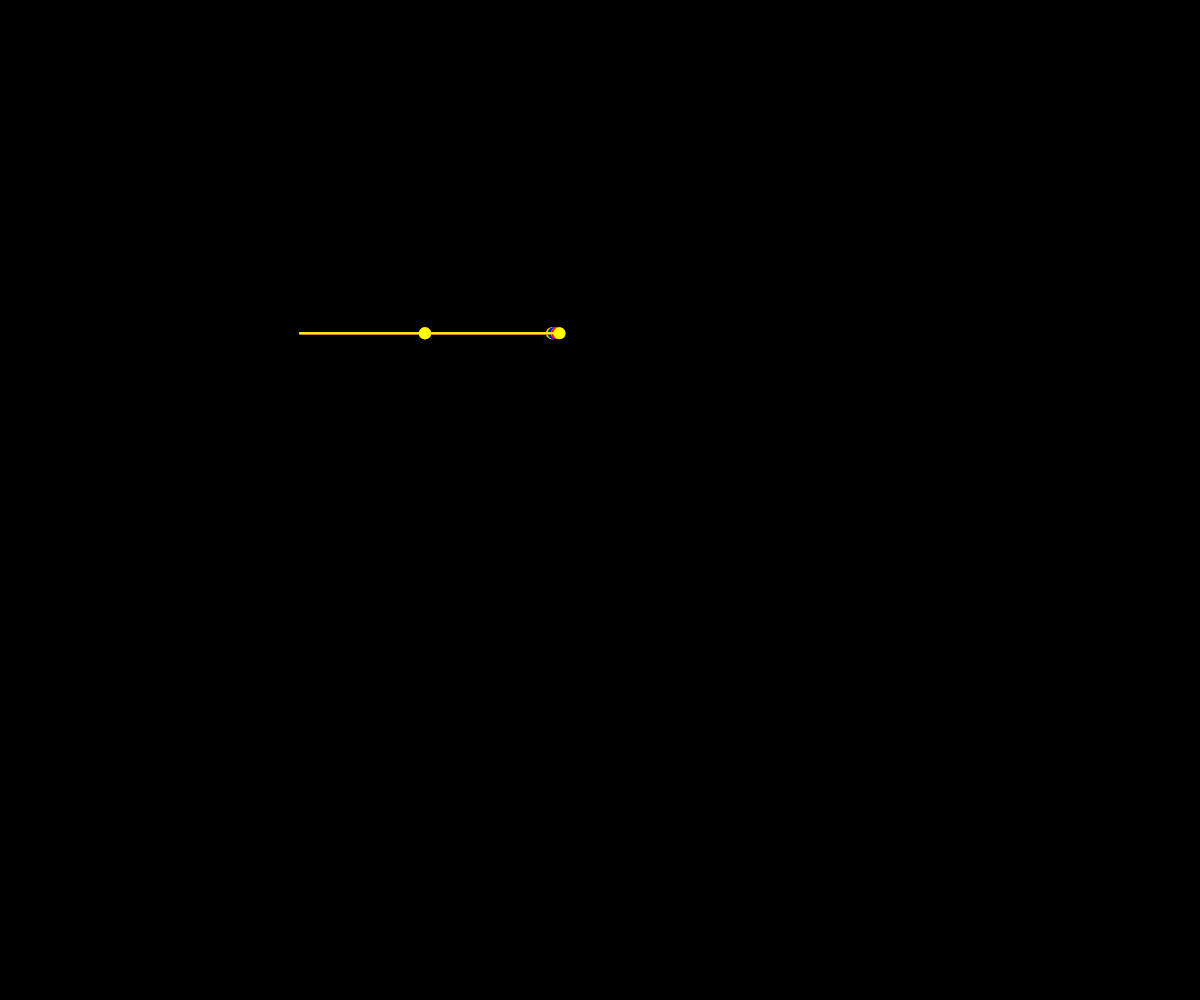
Frame 1 (no input)
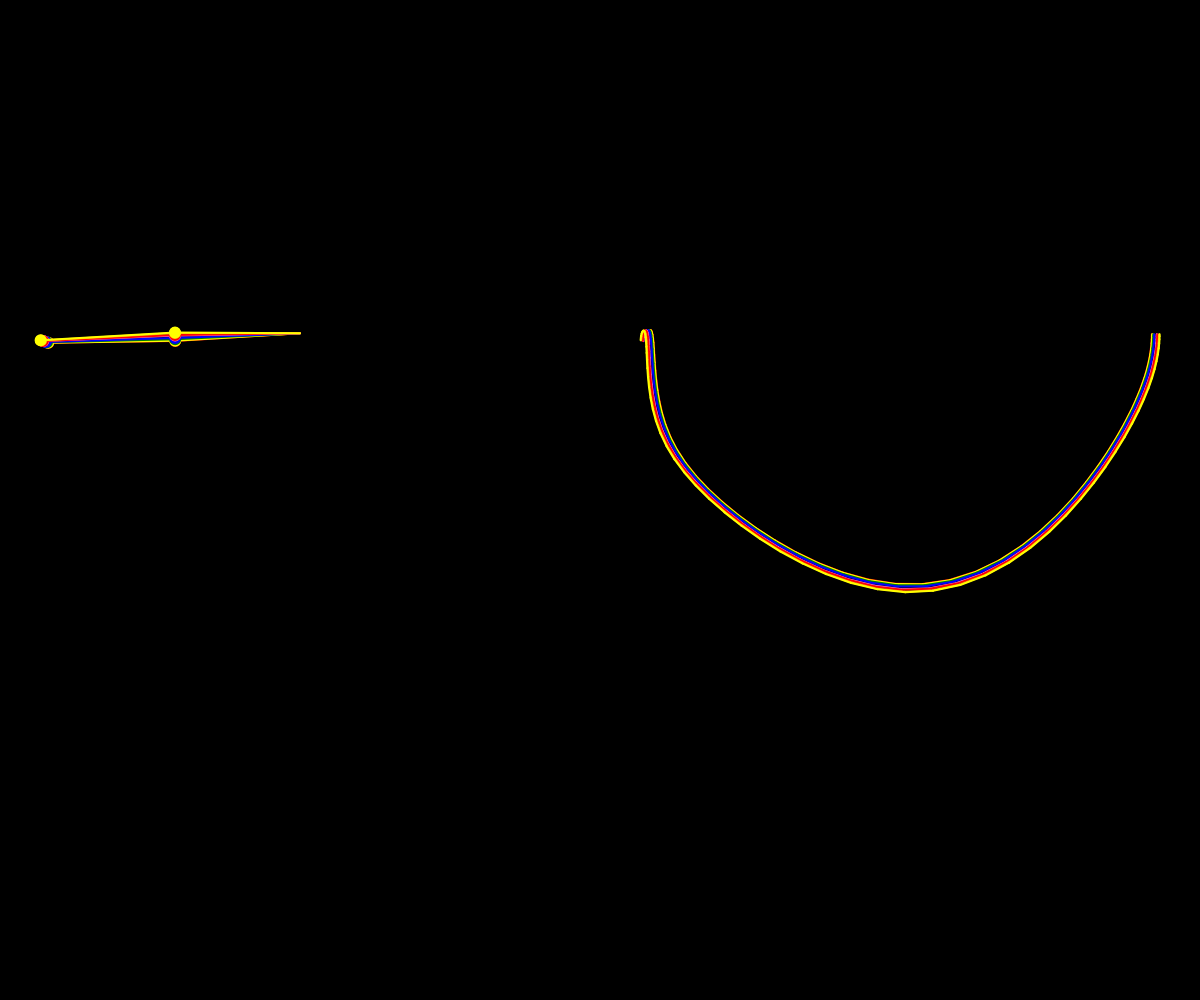
Frame 60 (no input)
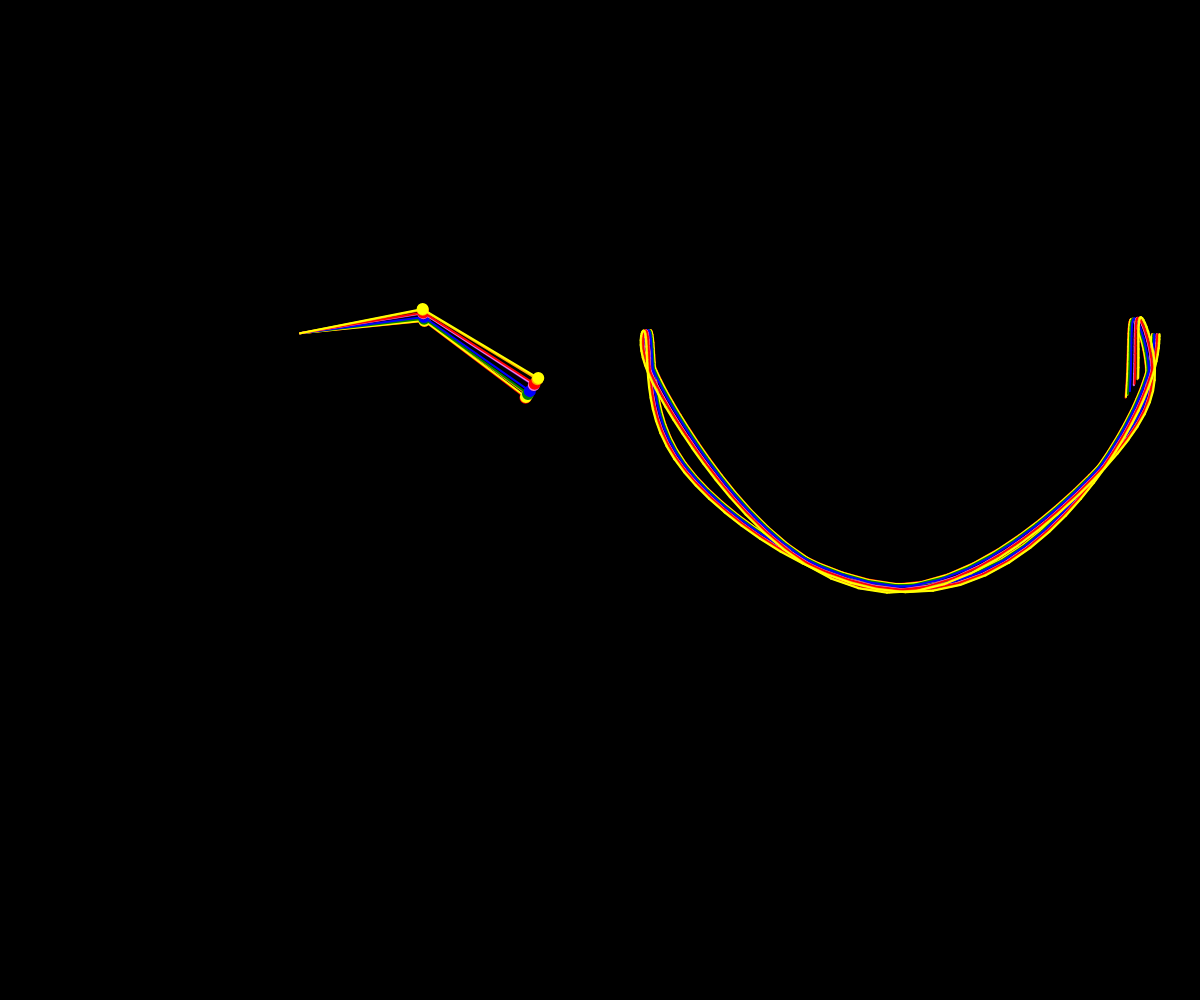
Frame 120 (the mouse pressed at the canvas centre since frame 60)

The p5.js sketch that drew these frames (run headless with seeded random() and noise() and a simulated clock; from frame 60 on, the mouse is pressed at the canvas centre):

// p5.js sketch
// ── sketch.js
class DoublePendulum {
  constructor(r1, r2, m1, m2, color) {
    this.r1 = r1;
    this.r2 = r2;
    this.m1 = m1;
    this.m2 = m2;
    this.a1 = Math.PI / 2;
    this.a2 = Math.PI / 2;
    this.a1_v = 0;
    this.a2_v = 0;
    this.g = 1;
    this.cx = width / 2;
    this.cy = height / 3;
    this.px2 = -1;
    this.py2 = -1;
    this.color = color;
    this.path = [];
  }

  update() {
    const num1 = -this.g * (2 * this.m1 + this.m2) * Math.sin(this.a1);
    const num2 = -this.m2 * this.g * Math.sin(this.a1 - 2 * this.a2);
    const num3 = -2 * Math.sin(this.a1 - this.a2) * this.m2;
    const num4 = this.a2_v * this.a2_v * this.r2 + this.a1_v * this.a1_v * this.r1 * Math.cos(this.a1 - this.a2);
    const den = this.r1 * (2 * this.m1 + this.m2 - this.m2 * Math.cos(2 * this.a1 - 2 * this.a2));
    const a1_a = (num1 + num2 + num3 * num4) / den;

    const num5 = 2 * Math.sin(this.a1 - this.a2);
    const num6 = (this.a1_v * this.a1_v * this.r1 * (this.m1 + this.m2));
    const num7 = this.g * (this.m1 + this.m2) * Math.cos(this.a1);
    const num8 = this.a2_v * this.a2_v * this.r2 * this.m2 * Math.cos(this.a1 - this.a2);
    const den2 = this.r2 * (2 * this.m1 + this.m2 - this.m2 * Math.cos(2 * this.a1 - 2 * this.a2));
    const a2_a = (num5 * (num6 + num7 + num8)) / den2;

    this.a1_v += a1_a;
    this.a2_v += a2_a;
    this.a1 += this.a1_v;
    this.a2 += this.a2_v;

    const x2 = this.cx + this.r1 * Math.sin(this.a1) + this.r2 * Math.sin(this.a2);
    const y2 = this.cy + this.r1 * Math.cos(this.a1) + this.r2 * Math.cos(this.a2);
    this.path.push({ x: x2, y: y2 });

    if (this.path.length > 200) this.path.shift(1)

  }

  display() {
    push();
    translate(this.cx-windowWidth/4, this.cy);
    stroke(this.color);
    strokeWeight(2);
  
    const x1 = this.r1 * Math.sin(this.a1);
    const y1 = this.r1 * Math.cos(this.a1);
  
    const x2 = x1 + this.r2 * Math.sin(this.a2);
    const y2 = y1 + this.r2 * Math.cos(this.a2);
  
    line(0, 0, x1, y1);
    fill(this.color);
    ellipse(x1, y1, this.m1, this.m1);
  
    line(x1, y1, x2, y2);
    fill(this.color);
    ellipse(x2, y2, this.m2, this.m2);
  
    stroke(this.color);
    for (let i = 1; i < this.path.length; i++) {
      const prev = this.path[i - 1];
      const curr = this.path[i];
      line(prev.x, prev.y-windowHeight/3, curr.x, curr.y-windowHeight/3);
    }
  
    pop();
  }
  
}

let doublePendulums = [];

function setup() {
  createCanvas(windowWidth, windowHeight);
  const colors = ['red', 'orange', 'yellow', 'green', 'blue', 'indigo', 'violet'];

  const numPendulums = 10;

  for (let i = 0; i < numPendulums; i++) {
    const color = colors[i % colors.length]; // Cycle through the rainbow colors
    doublePendulums.push(new DoublePendulum(125, 125+i+Math.random()*2, 10, 10, color));
  }
}

function draw() {
  background(0);
  for (let doublePendulum of doublePendulums) {
    doublePendulum.display();
    doublePendulum.update();
  }
}
